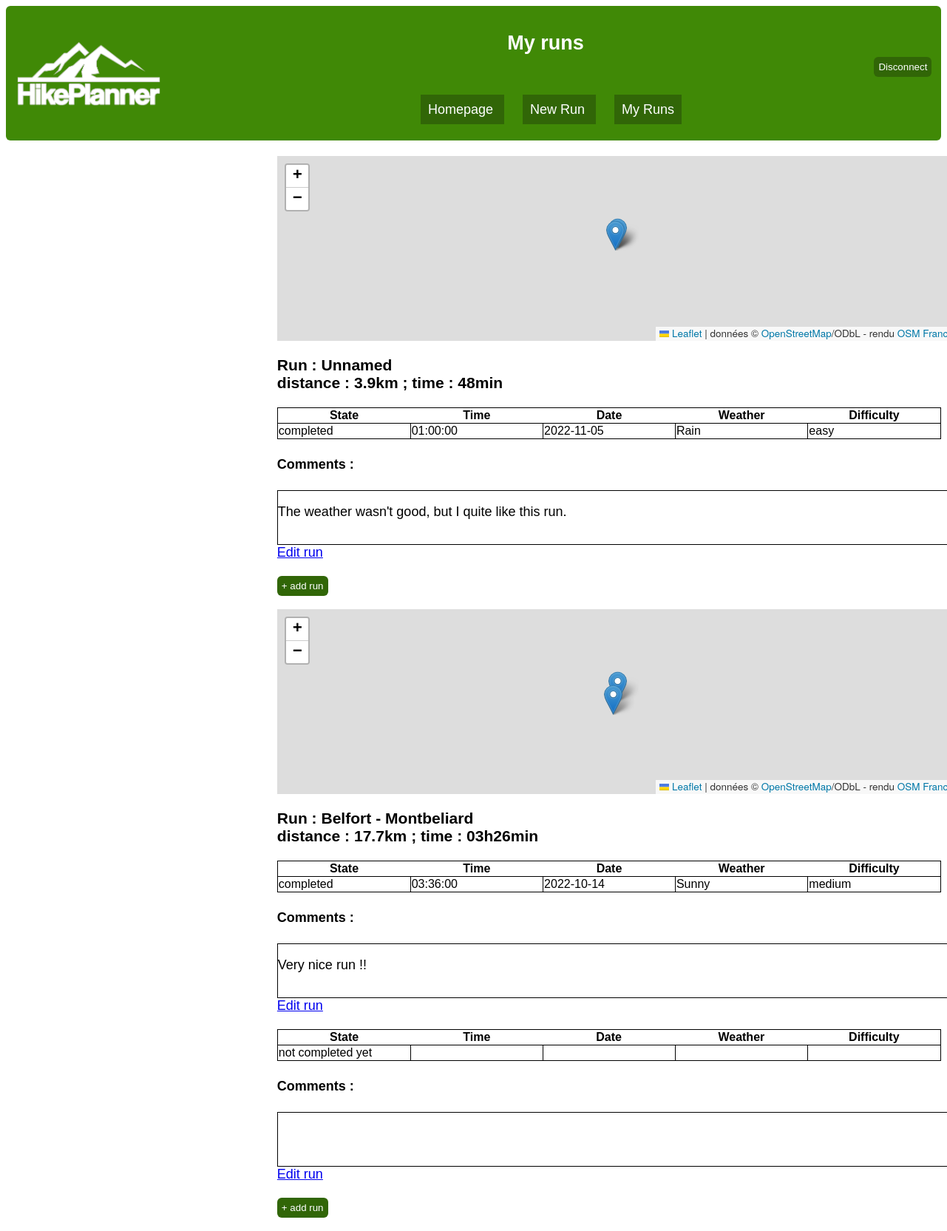
The page /my_runs.php (signed in) on the database its author committed.
### tables this page shows
CREATE TABLE `run_saved` (
  `number_run` int(11) NOT NULL,
  `id_run` int(11) NOT NULL,
  `id_account` int(11) NOT NULL,
  `run_name` varchar(255) DEFAULT NULL,
  `completed` tinyint(1) DEFAULT NULL,
  `date` date DEFAULT NULL,
  `time` time DEFAULT NULL,
  `difficulty` varchar(255) DEFAULT NULL,
  `weather` varchar(255) DEFAULT NULL,
  `comments` text DEFAULT NULL
);

### my_runs.php (the view, shortened to what this page needs)
<html>
    <head>
        <link rel="stylesheet" href="https://unpkg.com/leaflet@1.3.1/dist/leaflet.css" />
        <link rel="stylesheet" type="text/css" href="projet_css/my_runs.css"/>
    </head>
    <body>
        <header>
                <img class="logo" src="./projet_css/HikePlanner_homepage.png"/>
                <nav>
                <h1 class="h">My runs</h1>
                    <ul>
                        <br>
                        <br>
                        <li>
                            <a class="butt" href="homepage.php">Homepage</a>
                        </li>
                        <li>
                            <a class="butt" href="hikeplanner_map_v3.php">New Run</a>
                        </li>
                        <li>
                            <a class="butt" href="my_runs.php">My Runs</a>
                        </li>
                    </ul>
                </nav>
                <?php
                $bdd = new PDO("mysql:host=localhost;dbname=projet_if3;charset=utf8", "root", "");
                ?>
                <form class="deco" method='post'>
                        <input type='submit' class='button' name='button' value='Disconnect'>
                </form>
        </header>
        <main>
            <br>
            <?php
                $req_run = $bdd->prepare("SELECT run_saved.id_run, run_saved.run_name, run.distance, run.time FROM run_saved
                                            INNER JOIN run ON run_saved.id_run = run.id_run
                                            WHERE id_account = ?
                                            GROUP BY id_run
                                            ORDER BY run_saved.number_run DESC");
                $req_run->execute([$_SESSION['id_account']]);
                $run = $req_run->fetch();
                if($run == null) {
                    echo"You haven't planned a run yet";
                } else {
                    $i = 0;
                    while($run != null) {
            ?>
            <div>
                <div <?php echo "id='map".$i."'"; ?>>
                </div>
                <div class="title_run">
                    <h3>
                        Run :
                        <?php
                            if($run["run_name"] == null) {
                                echo "Unnamed";
                            } else {
                                echo $run["run_name"];
                            }
                            echo "<br>distance : ".$run["distance"]."km";
                            $time = explode(":", $run["time"]);
                            echo " ; time : ";
                            if($time[0] != 0) {
                                echo $time[0]."h";
                            }
                            if($time[1] != 0) {
                                echo $time[1]."min";
                            }
                        ?>
                    </h3>
                </div>
                <?php
                    $req_run_id = $bdd->prepare("SELECT * FROM `run_saved` WHERE id_account = ? AND id_run = ? ORDER BY time IS NULL, time ASC");
                    $req_run_id->execute([$_SESSION['id_account'], $run["id_run"]]);
                    $run_id = $req_run_id->fetch();
                    while($run_id != null) {
                ?>
                <div class="table_run">
                    <table>
                        <tr>
                            <th> State </th>
                            <th> Time </th>
                            <th> Date </th>
                            <th> Weather </th>
                            <th> Difficulty </th>
                        </tr>
                        <tr>
                            <td>
                                <?php
                                    if($run_id["completed"] != NULL){
                                        echo "completed";
                                    } else{
                                        echo "not completed yet</td>";
                                    }
                                ?>
                            </td>
                            <td>
                                <?php
                                    echo $run_id["time"];
                                ?>
                            </td>
                            <td>
                                <?php
                                    echo $run_id["date"];
                                ?>
                            </td>
                            <td>
                                <?php
                                    echo $run_id["weather"];
                                ?>
                            </td>
                            <td>
                                <?php
                                    echo $run_id["difficulty"];
                                ?>
                            </td>
                        </tr>
                    </table>
                    <div>
                        <h4> Comments :</h4>
                        <div class="comments">
                            <p>
                                <?php
                                    echo $run_id["comments"];
                                ?>
                            </p>
                        </div>
                    </div>
                    <a href=<?php echo"#edit_run".$run_id["number_run"];?> >Edit run</a>
                </div>
                <br>
                <?php
                    $run_id = $req_run_id->fetch();
                    }
                ?>
            </div>
            <form method="post">
                <input name="add_run" type="submit" value="+ add run"/>
            </form>
            <?php
                    $i ++;
                    $run = $req_run->fetch();
                    }
                }
            ?>
        </main>
    </body>
</html>

### projet_css/my_runs.css (style rules this page uses)
html { font-family: 'Gill Sans', 'Gill Sans MT', Calibri, 'Trebuchet MS', sans-serif; font-size: large; }
*[id^="map"] { height:250px; width: 920px; }
input[type="submit"] { cursor:pointer; color: white; background-color: rgb(49, 102, 7); border: none; border-radius: 6px; padding: 6px; }
header:not(.deco) { background-color: rgb(64, 137 , 6); border-radius: 6px; padding: 1%; display: flex; align-items: center; }
img.logo { max-width: 16%; height: max-content; }
nav { text-align: center; margin-left: 25%; }
.h { color: white; }
nav li { display: inline; padding: 10px; background-color: rgb(49, 102, 7); margin-right: 25px; }
.butt { text-decoration: none; color: white; }
.deco { text-align: right; margin-left: auto; color: green; }
main { margin-left: 29%; }
table { border-width:1px; border-style:solid; border-color:black; border-collapse:collapse; }
td { border-width:1px; border-style:solid; border-color:black; width: 10rem; }
.comments { border-width:1px; border-style:solid; border-color:black; width: 51rem; height: 4rem; }

### rows shown on the page
run_saved: completed "completed", time "01:00:00", date "2022-11-05", weather "Rain", difficulty "easy", comments "The weather wasn't good, but I quite like this run."
run_saved: completed "completed", time "03:36:00", date "2022-10-14", weather "Sunny", difficulty "medium", comments "Very nice run !!"
run_saved: shows "not completed yet"

### other values the page prints
$run["distance"] "3.9"
$time[1] "48"
$run["run_name"] "Belfort - Montbeliard"
$run["distance"] "17.7"
$time[0] "03"
$time[1] "26"
